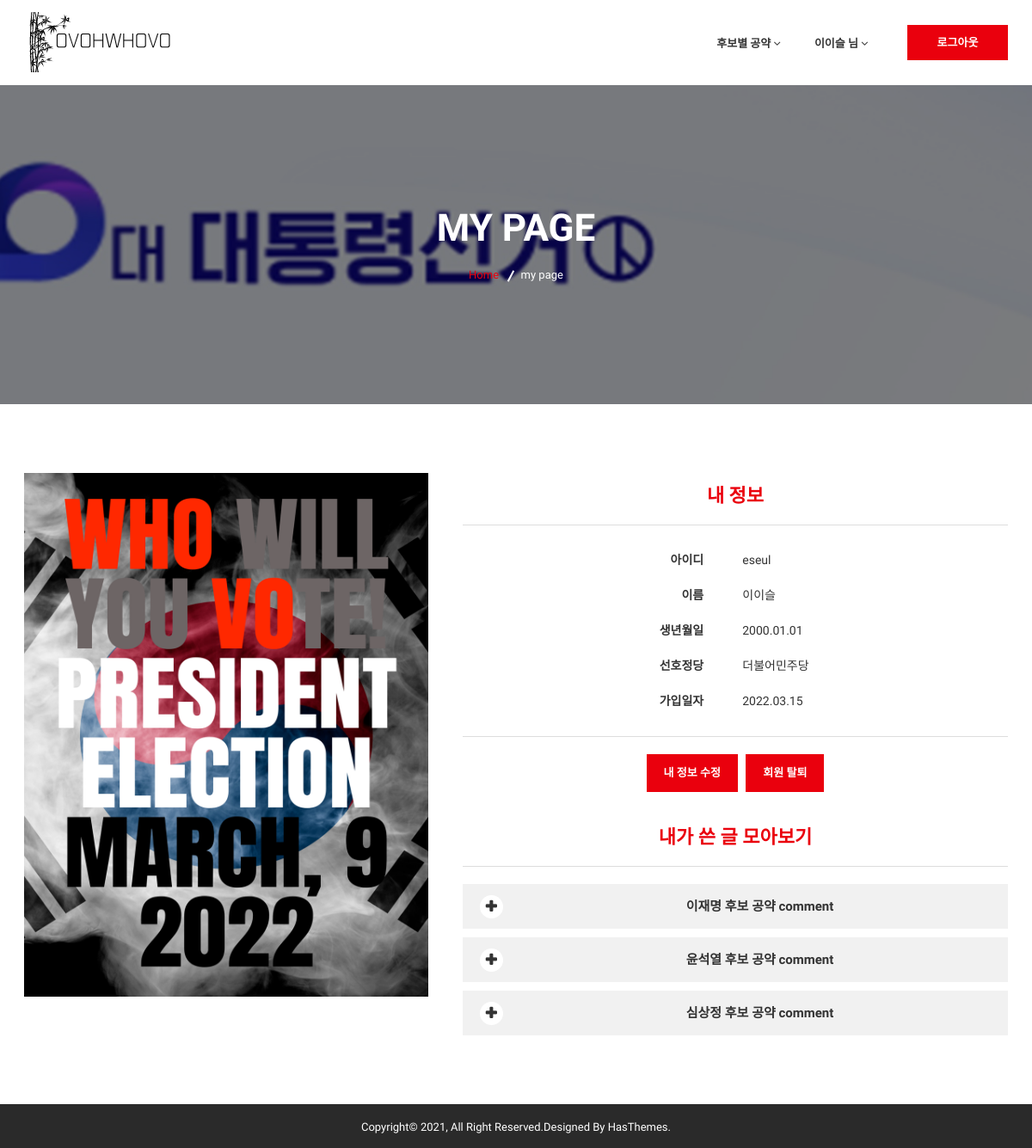
Before: /user/change/ (signed in) with the older database file.
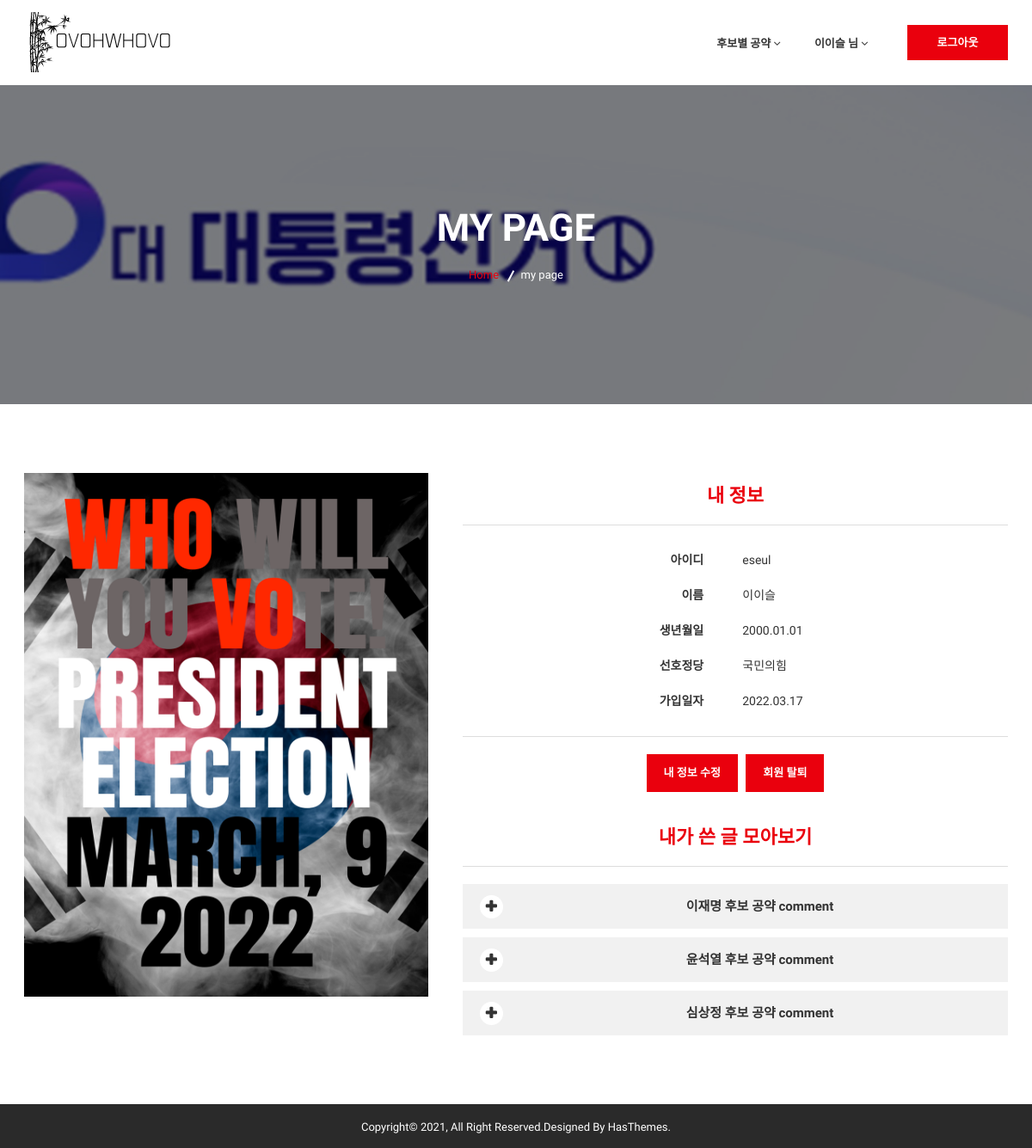
After: the same page with the newer database file.
### userApp/models.py (models this page shows)
class WebMember(models.Model):
    member_id = models.TextField(max_length=100, primary_key=True)
    member_pwd = models.TextField(max_length=100, blank=False, null=False)
    member_name = models.TextField(max_length=100, blank=False, null=False)
    member_poli = models.TextField(max_length=100, blank=False, null=False)
    member_age = models.DateField()
    member_regdate = models.DateTimeField(auto_now=True)

### userApp/views.py (the view)
# urls.py: path('change/', views.mypage, name='change'),
def mypage(request) :
    print(">>>> mypage")
    if request.session.get('member_name') :
        id = request.session.get('member_id')
        print('>>> our member', id)
        user = WebMember.objects.get(member_id=id)
        cand1posts = Post.objects.filter(writer_id=id, candidate_num=1).order_by('detail_num')
        cand2posts = Post.objects.filter(writer_id=id, candidate_num=2).order_by('detail_num')
        cand3posts = Post.objects.filter(writer_id=id, candidate_num=3).order_by('detail_num')
        print('>>>> type check', type(user.member_age), user.member_age)
        context = {
            'session_member_name': request.session.get('member_name'),
            'session_member_id': request.session.get('member_id'),
            'user' : user,
            'cand1posts' : cand1posts,
            'cand2posts' : cand2posts,
            'cand3posts' : cand3posts,
        }
        return render(request, 'user/mypage.html', context)

### userApp/templates/user/mypage.html (shortened to what this page needs)
{% load static %}
<!doctype html>
<html class="no-js" lang="en">
    <head>
        <link rel="stylesheet" href="{% static 'css/bootstrap.min.css' %}">
        <link rel="stylesheet" href="{% static 'css/font-awesome.min.css' %}">
        <link rel="stylesheet" href="{% static 'css/meanmenu.min.css' %}">
        <link rel="stylesheet" href="{% static 'css/owl.carousel.min.css' %}">
		<link rel="stylesheet" href="{% static 'lib/css/nivo-slider.css' %}" type="text/css" />
		<link rel="stylesheet" href="{% static 'lib/css/preview.css' %}" type="text/css" media="screen" />
        <link rel="stylesheet" href="{% static 'css/chosen.min.css' %}">
        <link rel="stylesheet" href="{% static 'css/animate.css' %}">
        <link rel="stylesheet" href="{% static 'css/magnific-popup.css' %}">
        <link rel="stylesheet" href="{% static 'css/normalize.css' %}">
        <link rel="stylesheet" href="{% static 'css/main.css' %}">
        <link rel="stylesheet" href="{% static 'style.css' %}">
        <link rel="stylesheet" href="{% static 'css/responsive.css' %}">
    </head>
    <body>
        <div class="wrapper">
            <header class="header-area">
                <div class="header-bottom stick-h2">
                    <div class="container">
                        <div class="row">
                            <div class="col-lg-12">
                                <div class="logo floatleft">
                                    <a href="../../whovo/">
                                        <img alt="" src="{% static 'img/logo/whovologo.png' %}">
                                    </a>
                                </div>
                                <div class="header-search floatright">
                                    {% if session_member_name %}
                                    <div class="header-button floatright">
                                        <a href="../../user/logout">로그아웃</a>
                                    </div>
                                    {% else %}
                                    <div class="header-button floatright">
                                        <a href="../../user/index">로그인</a>
                                    </div>
                                    {% endif %}
                                </div>
                                <div class="main-menu floatright">
                                    <nav>
                                        <ul>
                                            <li><a href=""> 후보별 공약 <i class="fa fa-angle-down" aria-hidden="true"></i></a>
                                            </li>
                                            {% if session_member_name %}
                                            <li><a href=""> {{ session_member_name }} 님 <i class="fa fa-angle-down" aria-hidden="true"></i></a>
                                            </li>
                                            {% endif %}
                                        </ul>
                                    </nav>
                                </div>
                            </div>
                        </div>
                    </div>
                </div>
            </header>
            <section class="breadcrumbs-area ptb-140 about-bg">
                <div class="container">
                    <div class="row">
                        <div class="col-lg-12 text-center">
                            <div class="breadcrumbs">
                                <h2 class="page-title">MY PAGE</h2>
                                <ul>
                                    <li><a href="../../whovo/">Home</a></li>
                                    <li>my page</li>
                                </ul>
                            </div>
                        </div>
                    </div>
                </div>
            </section>
            <section class="team-details-area ptb-80">
                <div class="container">
                    <div class="row">
                        <div class="col-lg-12">
                            <div class="tab-content2 tab-content">
                                <div role="tabpanel" class="tab-pane active" id="one">
                                    <div class="tab-img2">
                                        <img src="{% static 'img/banner/POS5.png' %}" alt="">
                                    </div>
                                    <div class="team-details-all fix">
                                        <div class="team-details-top">
                                            <div class="team-details-text" align="center">
                                                <h3>내 정보</h3>
                                                    <table>
                                                        <tbody>
                                                            <tr>
                                                                <th scope="row"><b>아이디</b></th>
                                                                <td>{{ session_member_id }}</td>
                                                            </tr>
                                                            <tr>
                                                                <th scope="row"><b>이름</b></th>
                                                                <td>{{session_member_name}}</td>
                                                            </tr>
                                                            <tr>
                                                                <th scope="row"><b>생년월일</b></th>
                                                                <td>{{user.member_age|date:'Y.m.d'}}</td>
                                                            </tr>
                                                            <tr>
                                                                <th scope="row"><b>선호정당</b></th>
                                                                <td>{{user.member_poli}}</td>
                                                            </tr>
                                                            <tr>
                                                                <th scope="row" style="padding-bottom: 30px;"><b>가입일자</b></th>
                                                                <td style="padding-bottom: 30px;">{{user.member_regdate|date:'Y.m.d'}}</td>
                                                            </tr>
                                                        </tbody>
                                                    </table>
                                                    <button class="submit" type="submit" style="margin: 0 3px;" onclick="javascript: location.href='../update_page/';">
                                                        내 정보 수정
                                                    </button>
                                                    <button class="submit" type="submit" style="margin: 0 3px;" onclick="confirmFunction()">
                                                        회원 탈퇴
                                                    </button>
                                            </div>
                                        </div>
                                        <div class="team-details-top">
                                            <div class="team-details-text" align="center">
                                                <h3 style="margin-top: 40px;">내가 쓴 글 모아보기</h3>
                                                <div class="col-lg-6 col-md-6" style="width: 100%;">
                                                    <div class="faq-accordion">
                                                        <div class="panel-group" id="accordion" role="tablist" aria-multiselectable="true">
                                                            <div class="panel sauget-accordion">
                                                                <div class="panel-heading" role="tab" id="headingOne">
                                                                    <h4 class="panel-title">
                                                                        <a class="collapsed" data-bs-toggle="collapse" href="#checkoutMethod" aria-expanded="false" aria-controls="checkoutMethod">
                                                                            이재명 후보 공약 comment
                                                                        </a>
                                                                    </h4>
                                                                </div>
                                                            </div>
                                                            <div class="panel sauget-accordion">
                                                                <div class="panel-heading" role="tab" id="headingTwo">
                                                                    <h4 class="panel-title">
                                                                        <a class="collapsed" data-bs-toggle="collapse" href="#billingInformation" aria-expanded="false" aria-controls="billingInformation">
                                                                            윤석열 후보 공약 comment
                                                                        </a>
                                                                    </h4>
                                                                </div>
                                                            </div>
                                                            <div class="panel sauget-accordion">
                                                                <div class="panel-heading" role="tab" id="headingThree">
                                                                    <h4 class="panel-title">
                                                                        <a class="collapsed" data-bs-toggle="collapse" href="#shippingMethod" aria-expanded="false" aria-controls="shippingMethod">
                                                                            심상정 후보 공약 comment
                                                                        </a>
                                                                    </h4>
                                                                </div>
                                                            </div>
                                                        </div>
                                                    </div>
                                                </div>
                                            </div>
                                        </div>
                                    </div>
                                </div>
                            </div>
                        </div>
                    </div>
                </div>
            </section>
            <footer id="footer" class="social-area">
                <div class="footer-bottom">
                    <div class="container">
                        <div class="row">
                            <div class="footer-bottom-all">
                                <div class="col-lg-12 col-12 col-md-12">
                                    <div class="copyright-text text-center">
                                        <p>Copyright© 2021, All Right Reserved.Designed by <a href="https://hasthemes.com/"> HasThemes.</a></p>
                                    </div>
                                </div>
                            </div>
                        </div>
                    </div>
                </div>
            </footer>
        </div>
    </body>
</html>

### bbsApp/static/css/main.css (style rules this page uses)
html { color: #222; font-size: 1em; line-height: 1.4; }
audio, canvas, iframe, img, svg, video { vertical-align: middle; }

### bbsApp/static/css/responsive.css (style rules this page uses)
@media (min-width: 1170px) and (max-width: 1450px) { .main-menu ul li { margin-left: 39px; } }

### userApp/templates/user/mypage.html (style rules this page uses)
table { width:100%; border-bottom: 1px solid #ddd; margin-bottom: 20px; }
th, td { padding: 10px 5px; }
th { text-align:right; font-size:bold; width: 45%; }
td { text-align:left; width:55%; padding-left: 40px; }

Changed rows visible on the page:
changed WebMember "이이슬": member_poli "더불어민주당" → "국민의힘"; member_regdate "2022.03.15" → "2022.03.17"
